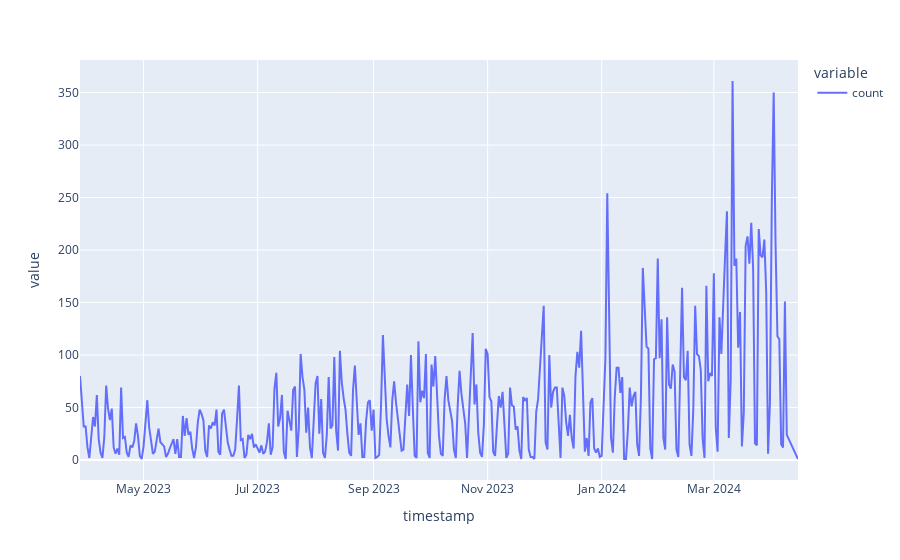

Source (notebook cell):
### Code cell
# Plot the number of emails received per day
emails_df["timestamp"].value_counts().sort_index().plot()

### Figure 1 — Plotly figure (JSON) as saved in the notebook; plotly's stock layout.template omitted (floating-point values rounded to 4 significant figures; data arrays with more than 128 entries replaced by an {"elided": "..."} marker saying what was removed)
{"data": [{"hovertemplate": "variable=count<br>timestamp=%{x}<br>value=%{y}<extra></extra>", "legendgroup": "count", "line": {"color": "#636efa", "dash": "solid"}, "marker": {"symbol": "circle"}, "mode": "lines", "name": "count", "orientation": "v", "showlegend": true, "type": "scatter", "x": {"elided": "379 str values"}, "xaxis": "x", "y": {"elided": "379 int values"}, "yaxis": "y"}], "layout": {"legend": {"title": {"text": "variable"}, "tracegroupgap": 0}, "margin": {"t": 60}, "xaxis": {"anchor": "y", "domain": [0, 1], "title": {"text": "timestamp"}}, "yaxis": {"anchor": "x", "domain": [0, 1], "title": {"text": "value"}}}}
